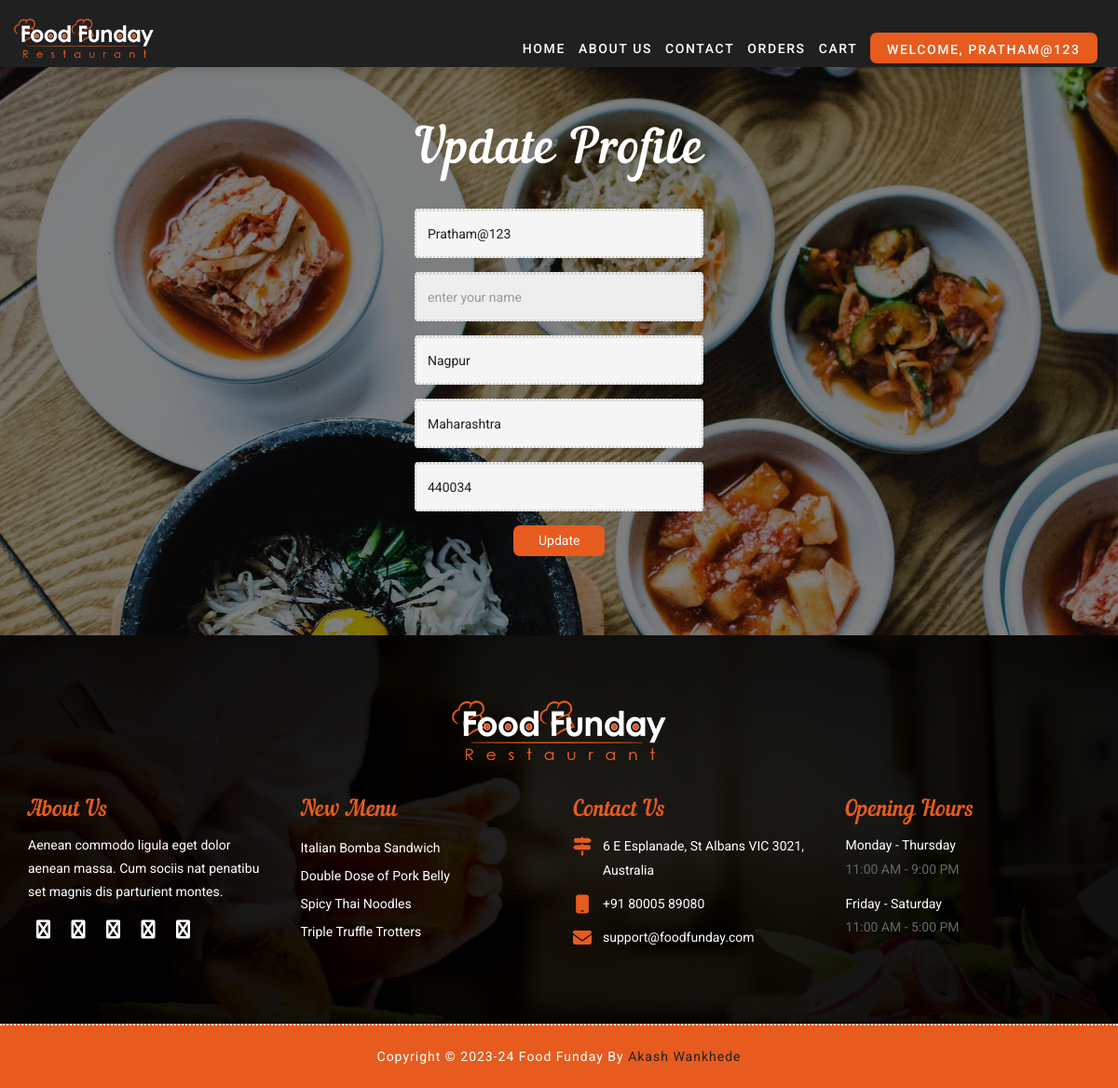
Screenshot of /update/12/ (signed in) with the database file from the repository.
### FoodApp/models.py (models this page shows, shortened)
class Profile(models.Model):
    user = models.ForeignKey(User, on_delete=models.CASCADE)
    id_user = models.IntegerField()
    city = models.CharField(max_length=100, blank=True)
    state = models.CharField(max_length=100, blank=True)
    zip_code = models.CharField(max_length=100, blank=True)

### FoodApp/views.py (the view, shortened to what this page needs)
# urls.py: path('update/<int:pk>/', views.updateProfile, name="updateProfile"),
@login_required(login_url="/login/")
def updateProfile(request, pk):
    user = User.objects.get(id=pk)
    profile, created = Profile.objects.get_or_create(id_user=pk, user=user)
    return render(request, "update.html", {'user': user, 'profile': profile})

### templates/update.html (shortened to what this page needs)
{% extends "base.html" %}
{% block content %}
<div class="footer-news pad-top-100 pad-bottom-70 parallax login-form" >
    <div class="container">
        <div class="row">
            <div class="col-lg-12 col-md-12 col-sm-12 col-xs-12" style="margin-top: 40px">
                <div class="wow fadeIn" data-wow-duration="1s" data-wow-delay="0.1s">
                    <h2 class="ft-title color-white text-center">Update Profile</h2>
                </div>
                <form class="form-horizontal" method="POST">
                    <div class="form-group">
                        <div class="col-sm-offset-3 col-sm-6">
                            <input type="text" class="form-control" value="{{user.username}}" id="inputName" placeholder="Enter your Name" name="uname" required>
                        </div>
                    </div>
                    <div class="form-group">
                        <div class="col-sm-offset-3 col-sm-6">
                            <input type="email"  style="text-transform: lowercase;" readonly="true" class="form-control" value="{{user.email}}" id="inputName" placeholder="Enter your Name" name="email" required>
                        </div>
                    </div>
                     <div class="form-group">
                        <div class="col-sm-offset-3 col-sm-6">
                            <input type="text" class="form-control" value="{{profile.city}}" id="inputName" placeholder="Enter City Name" name="city">
                        </div>
                    </div>
                     <div class="form-group">
                        <div class="col-sm-offset-3 col-sm-6">
                            <input type="text" class="form-control" value="{{profile.state}}" id="inputName" placeholder="Enter State Name" name="state">
                        </div>
                    </div>
                     <div class="form-group">
                        <div class="col-sm-offset-3 col-sm-6">
                            <input type="number" class="form-control" value="{{profile.zip_code}}" id="inputName" placeholder="Enter Zip Code" name="zipcode">
                        </div>
                    </div>
                    <div class="form-group">
                        <div class="book-btn">
                            <button type="submit" class="table-btn hvr-underline-from-center login-btn">Update</button>
                        </div>
                    </div>
                </form>
            </div>
        </div>
    </div>
</div>
{% endblock content %}

### templates/header.html (shortened to what this page needs)
 {% load static%}
 <div id="site-header">
        <header id="header" class="header-block-top fixed-menu">
            <div class="container">
                <div class="row">
                    <div class="main-menu">
                        <nav class="navbar navbar-default" id="mainNav">
                            <div class="navbar-header">
                                <div class="logo">
                                    <a class="navbar-brand js-scroll-trigger logo-header" href="#">
                                        <img src="{% static 'images/logo.png' %}" alt="imgLogo">
                                    </a>
                                </div>
                            </div>
                            <div id="navbar" class="navbar-collapse collapse">
                                <ul class="nav navbar-nav navbar-right">
                                    <li class="{% if request.path == '/' %} active {% endif %}"><a href="/">Home</a></li>
                                    <li class="{% if request.path == '/about/' %} active {% endif %}"><a href="/about/">About us</a></li>
                                    <li class="{% if request.path == '/contact/' %} active {% endif %}" ><a href="/contact/">Contact</a></li>
                                    <li class="{% if request.path == '/orders/' %} active {% endif %}" ><a href="/orders/{{user.id}}">Orders</a></li>
                                    <li class="{% if request.path == '/cart/' %} active {% endif %}" ><a href="/cart/{{user.id}}">Cart</a></li>
                                    <li style=" display: flex;align-items: end;top: 25px;">
                                    {% if request.path == "/login/" %}
                                    <a href="/signup/" class="hvr-underline-from-center" style="color: white;
                                        background: #e75b1e;
                                        border: 3px solid #e75b1e;
                                        height: 33px;
                                        text-align: center;
                                        justify-content: center;
                                        padding: 5px 15px;
                                        border-radius: 7px;">SignUp</a>
                                    {% elif user.is_authenticated %}
                                    <div class="dropdown">
                                        <a href="/" class="hvr-underline-from-center btn dropdown-toggle" data-bs-toggle="dropdown" style="color: white;
                                        background: #e75b1e;
                                        border: 3px solid #e75b1e;
                                        height: 33px;
                                        text-align: center;
                                        justify-content: center;
                                        padding: 5px 15px;
                                        border-radius: 7px;">Welcome,  {{user.username}}</a>
                                    </div>
                                    {% endif %}
                                    </li>
                                </ul>
                            </div>
                        </nav>
                    </div>
                </div>
            </div>
        </header>
    </div>

### static/css/responsive.css (style rules this page uses)
@media (max-width: 1240px) { .main-menu nav li a { margin: 0 7px; } }

### static/css/colors/orange.css (style rules this page uses)
.main-menu nav li a::after { background: #e75b1e; }
.hvr-underline-from-center::before { background:#f04900; }

### rows the page displays
Profile: city "Nagpur", state "Maharashtra", zipcode "440034"

### other values shown
{{ user.username }} "PRATHAM@123"
